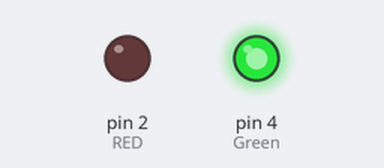
A sketch run on a simulated Arduino Uno, built with avr-gcc and run on an emulated ATmega328P. Parts: output pins drawn as LEDs (lit = HIGH).

Above: at 0.1 s.
Timing chart, 0 to 1.6 s (numbered marks = the images above):
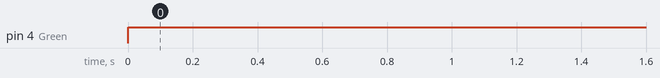

Measured:
- by itself, pin 4 (Green): LOW → HIGH at 0.00 s

The sketch:

IF_ELSE_SINGLE_CONDITION.ino
```cpp
int RED = 2;
int Green = 4;
int x = 7;
int y = 5;


void setup() {
  // put your setup code here, to run once:#
  pinMode(RED, OUTPUT);
  pinMode(Green, OUTPUT);
}

void loop() {
  // put your main code here, to run repeatedly:
  if(x>y){
    digitalWrite(Green, HIGH);
    digitalWrite(RED, LOW);

  }
  else{
    digitalWrite(RED, HIGH);
    digitalWrite(Green, LOW);

  }

}
```
